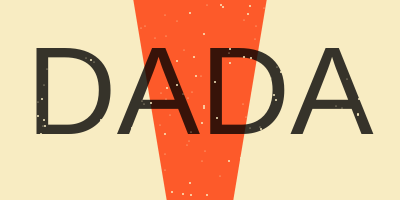
Frame 1 (no input)
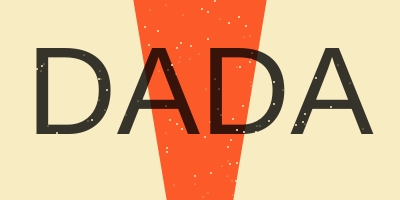
Frame 2 (the mouse pressed at the canvas centre, redrawn once)

The p5.js sketch that drew these frames (run headless with seeded random() and noise() and a simulated clock; the mouse was pressed at the canvas centre and the sketch redrawn once):

// p5.js sketch
// ── sketch.js
const canvas_w = 400, canvas_h = 200;

function setup() {
  createCanvas(canvas_w, canvas_h);
  paper = color(248, 236, 194);
  noLoop();
}

function draw() {
  background(paper);
  // orangish stripe
  noStroke();
  fill(255, 50, 0,  200);
  top_width = canvas_w / 3;
  bottom_width = canvas_w / 6;
  x1 = canvas_w / 2 - top_width / 2;
  x2 = canvas_w / 2 + top_width / 2;
  x3 = canvas_w / 2 + bottom_width / 2;
  x4 = canvas_w / 2 - bottom_width / 2;
  quad(x1, 0, x2, 0, x3, canvas_h, x4, canvas_h);
  // text
  textSize(125);
  textAlign(CENTER, CENTER);
  fill(0, 0, 0, 200);
  text("DADA", canvas_w / 2, canvas_h / 2);
  add_grain();
}

function add_grain() {
  ellipseMode(CENTER)
  fill(paper);
  for (i = 0; i < 300; i++) {
    diameter = getRandomInt(min=1, max=3);
    ellipse(getRandomInt(0, canvas_w), getRandomInt(0, canvas_h), diameter, diameter);
  }
 }

function getRandomInt(min, max) {
  min = Math.ceil(min);
  max = Math.floor(max);
  return Math.floor(Math.random() * (max - min)) + min;
}
